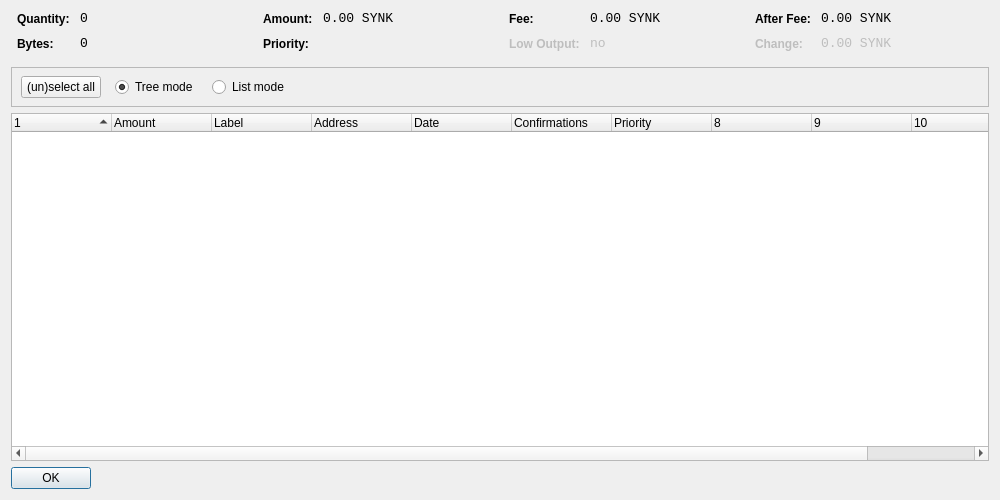
<?xml version="1.0" encoding="UTF-8"?>
<ui version="4.0">
 <class>CoinControlDialog</class>
 <widget class="QDialog" name="CoinControlDialog">
  <property name="geometry">
   <rect>
    <x>0</x>
    <y>0</y>
    <width>1000</width>
    <height>500</height>
   </rect>
  </property>
  <property name="windowTitle">
   <string>Coin Control</string>
  </property>
  <layout class="QVBoxLayout" name="verticalLayout">
   <item>
    <layout class="QHBoxLayout" name="horizontalLayoutTop" stretch="0,0,0,0">
     <property name="topMargin">
      <number>0</number>
     </property>
     <property name="bottomMargin">
      <number>10</number>
     </property>
     <item>
      <layout class="QFormLayout" name="formLayoutCoinControl1">
       <property name="horizontalSpacing">
        <number>10</number>
       </property>
       <property name="verticalSpacing">
        <number>10</number>
       </property>
       <property name="leftMargin">
        <number>6</number>
       </property>
       <property name="rightMargin">
        <number>6</number>
       </property>
       <item row="0" column="0">
        <widget class="QLabel" name="labelCoinControlQuantityText">
         <property name="styleSheet">
          <string notr="true">font-weight:bold;</string>
         </property>
         <property name="text">
          <string>Quantity:</string>
         </property>
        </widget>
       </item>
       <item row="0" column="1">
        <widget class="QLabel" name="labelCoinControlQuantity">
         <property name="font">
          <font>
           <family>Monospace</family>
           <pointsize>10</pointsize>
          </font>
         </property>
         <property name="cursor">
          <cursorShape>IBeamCursor</cursorShape>
         </property>
         <property name="contextMenuPolicy">
          <enum>Qt::ActionsContextMenu</enum>
         </property>
         <property name="text">
          <string notr="true">0</string>
         </property>
         <property name="textInteractionFlags">
          <set>Qt::LinksAccessibleByMouse|Qt::TextSelectableByKeyboard|Qt::TextSelectableByMouse</set>
         </property>
        </widget>
       </item>
       <item row="1" column="0">
        <widget class="QLabel" name="labelCoinControlBytesText">
         <property name="styleSheet">
          <string notr="true">font-weight:bold;</string>
         </property>
         <property name="text">
          <string>Bytes:</string>
         </property>
        </widget>
       </item>
       <item row="1" column="1">
        <widget class="QLabel" name="labelCoinControlBytes">
         <property name="font">
          <font>
           <family>Monospace</family>
           <pointsize>10</pointsize>
          </font>
         </property>
         <property name="cursor">
          <cursorShape>IBeamCursor</cursorShape>
         </property>
         <property name="contextMenuPolicy">
          <enum>Qt::ActionsContextMenu</enum>
         </property>
         <property name="text">
          <string notr="true">0</string>
         </property>
         <property name="textInteractionFlags">
          <set>Qt::LinksAccessibleByMouse|Qt::TextSelectableByKeyboard|Qt::TextSelectableByMouse</set>
         </property>
        </widget>
       </item>
      </layout>
     </item>
     <item>
      <layout class="QFormLayout" name="formLayoutCoinControl2">
       <property name="horizontalSpacing">
        <number>10</number>
       </property>
       <property name="verticalSpacing">
        <number>10</number>
       </property>
       <property name="leftMargin">
        <number>6</number>
       </property>
       <property name="rightMargin">
        <number>6</number>
       </property>
       <item row="0" column="0">
        <widget class="QLabel" name="labelCoinControlAmountText">
         <property name="styleSheet">
          <string notr="true">font-weight:bold;</string>
         </property>
         <property name="text">
          <string>Amount:</string>
         </property>
        </widget>
       </item>
       <item row="0" column="1">
        <widget class="QLabel" name="labelCoinControlAmount">
         <property name="font">
          <font>
           <family>Monospace</family>
           <pointsize>10</pointsize>
          </font>
         </property>
         <property name="cursor">
          <cursorShape>IBeamCursor</cursorShape>
         </property>
         <property name="contextMenuPolicy">
          <enum>Qt::ActionsContextMenu</enum>
         </property>
         <property name="text">
          <string notr="true">0.00 SYNK</string>
         </property>
         <property name="textInteractionFlags">
          <set>Qt::LinksAccessibleByMouse|Qt::TextSelectableByKeyboard|Qt::TextSelectableByMouse</set>
         </property>
        </widget>
       </item>
       <item row="1" column="0">
        <widget class="QLabel" name="labelCoinControlPriorityText">
         <property name="styleSheet">
          <string notr="true">font-weight:bold;</string>
         </property>
         <property name="text">
          <string>Priority:</string>
         </property>
        </widget>
       </item>
       <item row="1" column="1">
        <widget class="QLabel" name="labelCoinControlPriority">
         <property name="font">
          <font>
           <family>Monospace</family>
           <pointsize>10</pointsize>
          </font>
         </property>
         <property name="cursor">
          <cursorShape>IBeamCursor</cursorShape>
         </property>
         <property name="contextMenuPolicy">
          <enum>Qt::ActionsContextMenu</enum>
         </property>
         <property name="text">
          <string/>
         </property>
         <property name="textInteractionFlags">
          <set>Qt::LinksAccessibleByMouse|Qt::TextSelectableByKeyboard|Qt::TextSelectableByMouse</set>
         </property>
        </widget>
       </item>
      </layout>
     </item>
     <item>
      <layout class="QFormLayout" name="formLayoutCoinControl3">
       <property name="horizontalSpacing">
        <number>10</number>
       </property>
       <property name="verticalSpacing">
        <number>10</number>
       </property>
       <property name="leftMargin">
        <number>6</number>
       </property>
       <property name="rightMargin">
        <number>6</number>
       </property>
       <item row="0" column="0">
        <widget class="QLabel" name="labelCoinControlFeeText">
         <property name="styleSheet">
          <string notr="true">font-weight:bold;</string>
         </property>
         <property name="text">
          <string>Fee:</string>
         </property>
        </widget>
       </item>
       <item row="0" column="1">
        <widget class="QLabel" name="labelCoinControlFee">
         <property name="font">
          <font>
           <family>Monospace</family>
           <pointsize>10</pointsize>
          </font>
         </property>
         <property name="cursor">
          <cursorShape>IBeamCursor</cursorShape>
         </property>
         <property name="contextMenuPolicy">
          <enum>Qt::ActionsContextMenu</enum>
         </property>
         <property name="text">
          <string notr="true">0.00 SYNK</string>
         </property>
         <property name="textInteractionFlags">
          <set>Qt::LinksAccessibleByMouse|Qt::TextSelectableByKeyboard|Qt::TextSelectableByMouse</set>
         </property>
        </widget>
       </item>
       <item row="1" column="0">
        <widget class="QLabel" name="labelCoinControlLowOutputText">
         <property name="enabled">
          <bool>false</bool>
         </property>
         <property name="styleSheet">
          <string notr="true">font-weight:bold;</string>
         </property>
         <property name="text">
          <string>Low Output:</string>
         </property>
        </widget>
       </item>
       <item row="1" column="1">
        <widget class="QLabel" name="labelCoinControlLowOutput">
         <property name="enabled">
          <bool>false</bool>
         </property>
         <property name="font">
          <font>
           <family>Monospace</family>
           <pointsize>10</pointsize>
          </font>
         </property>
         <property name="cursor">
          <cursorShape>IBeamCursor</cursorShape>
         </property>
         <property name="contextMenuPolicy">
          <enum>Qt::ActionsContextMenu</enum>
         </property>
         <property name="text">
          <string notr="true">no</string>
         </property>
         <property name="textInteractionFlags">
          <set>Qt::LinksAccessibleByMouse|Qt::TextSelectableByKeyboard|Qt::TextSelectableByMouse</set>
         </property>
        </widget>
       </item>
      </layout>
     </item>
     <item>
      <layout class="QFormLayout" name="formLayoutCoinControl4">
       <property name="horizontalSpacing">
        <number>10</number>
       </property>
       <property name="verticalSpacing">
        <number>10</number>
       </property>
       <property name="leftMargin">
        <number>6</number>
       </property>
       <property name="rightMargin">
        <number>6</number>
       </property>
       <item row="0" column="0">
        <widget class="QLabel" name="labelCoinControlAfterFeeText">
         <property name="styleSheet">
          <string notr="true">font-weight:bold;</string>
         </property>
         <property name="text">
          <string>After Fee:</string>
         </property>
        </widget>
       </item>
       <item row="0" column="1">
        <widget class="QLabel" name="labelCoinControlAfterFee">
         <property name="font">
          <font>
           <family>Monospace</family>
           <pointsize>10</pointsize>
          </font>
         </property>
         <property name="cursor">
          <cursorShape>IBeamCursor</cursorShape>
         </property>
         <property name="contextMenuPolicy">
          <enum>Qt::ActionsContextMenu</enum>
         </property>
         <property name="text">
          <string notr="true">0.00 SYNK</string>
         </property>
         <property name="textInteractionFlags">
          <set>Qt::LinksAccessibleByMouse|Qt::TextSelectableByKeyboard|Qt::TextSelectableByMouse</set>
         </property>
        </widget>
       </item>
       <item row="1" column="0">
        <widget class="QLabel" name="labelCoinControlChangeText">
         <property name="enabled">
          <bool>false</bool>
         </property>
         <property name="styleSheet">
          <string notr="true">font-weight:bold;</string>
         </property>
         <property name="text">
          <string>Change:</string>
         </property>
        </widget>
       </item>
       <item row="1" column="1">
        <widget class="QLabel" name="labelCoinControlChange">
         <property name="enabled">
          <bool>false</bool>
         </property>
         <property name="font">
          <font>
           <family>Monospace</family>
           <pointsize>10</pointsize>
          </font>
         </property>
         <property name="cursor">
          <cursorShape>IBeamCursor</cursorShape>
         </property>
         <property name="contextMenuPolicy">
          <enum>Qt::ActionsContextMenu</enum>
         </property>
         <property name="text">
          <string notr="true">0.00 SYNK</string>
         </property>
         <property name="textInteractionFlags">
          <set>Qt::LinksAccessibleByMouse|Qt::TextSelectableByKeyboard|Qt::TextSelectableByMouse</set>
         </property>
        </widget>
       </item>
      </layout>
     </item>
    </layout>
   </item>
   <item>
    <widget class="QFrame" name="frame">
     <property name="minimumSize">
      <size>
       <width>0</width>
       <height>40</height>
      </size>
     </property>
     <property name="frameShape">
      <enum>QFrame::StyledPanel</enum>
     </property>
     <property name="frameShadow">
      <enum>QFrame::Sunken</enum>
     </property>
     <widget class="QWidget" name="horizontalLayoutWidget">
      <property name="geometry">
       <rect>
        <x>10</x>
        <y>0</y>
        <width>781</width>
        <height>41</height>
       </rect>
      </property>
      <layout class="QHBoxLayout" name="horizontalLayoutPanel" stretch="0,0,0,0,0">
       <property name="spacing">
        <number>14</number>
       </property>
       <item>
        <widget class="QPushButton" name="pushButtonSelectAll">
         <property name="sizePolicy">
          <sizepolicy hsizetype="Maximum" vsizetype="Fixed">
           <horstretch>0</horstretch>
           <verstretch>0</verstretch>
          </sizepolicy>
         </property>
         <property name="text">
          <string>(un)select all</string>
         </property>
        </widget>
       </item>
       <item>
        <widget class="QRadioButton" name="radioTreeMode">
         <property name="sizePolicy">
          <sizepolicy hsizetype="Maximum" vsizetype="Fixed">
           <horstretch>0</horstretch>
           <verstretch>0</verstretch>
          </sizepolicy>
         </property>
         <property name="text">
          <string>Tree mode</string>
         </property>
         <property name="checked">
          <bool>true</bool>
         </property>
        </widget>
       </item>
       <item>
        <widget class="QRadioButton" name="radioListMode">
         <property name="sizePolicy">
          <sizepolicy hsizetype="Maximum" vsizetype="Fixed">
           <horstretch>0</horstretch>
           <verstretch>0</verstretch>
          </sizepolicy>
         </property>
         <property name="text">
          <string>List mode</string>
         </property>
        </widget>
       </item>
       <item>
        <spacer name="horizontalSpacer">
         <property name="orientation">
          <enum>Qt::Horizontal</enum>
         </property>
         <property name="sizeHint" stdset="0">
          <size>
           <width>40</width>
           <height>20</height>
          </size>
         </property>
        </spacer>
       </item>
      </layout>
     </widget>
    </widget>
   </item>
   <item>
    <widget class="CoinControlTreeWidget" name="treeWidget">
     <property name="contextMenuPolicy">
      <enum>Qt::CustomContextMenu</enum>
     </property>
     <property name="sortingEnabled">
      <bool>false</bool>
     </property>
     <property name="columnCount">
      <number>11</number>
     </property>
     <attribute name="headerShowSortIndicator" stdset="0">
      <bool>true</bool>
     </attribute>
     <attribute name="headerStretchLastSection">
      <bool>false</bool>
     </attribute>
     <column>
      <property name="text">
       <string/>
      </property>
     </column>
     <column>
      <property name="text">
       <string>Amount</string>
      </property>
     </column>
     <column>
      <property name="text">
       <string>Label</string>
      </property>
     </column>
     <column>
      <property name="text">
       <string>Address</string>
      </property>
     </column>
     <column>
      <property name="text">
       <string>Date</string>
      </property>
     </column>
     <column>
      <property name="text">
       <string>Confirmations</string>
      </property>
      <property name="toolTip">
       <string>Confirmed</string>
      </property>
     </column>
     <column>
      <property name="text">
       <string>Priority</string>
      </property>
     </column>
     <column>
      <property name="text">
       <string/>
      </property>
     </column>
     <column>
      <property name="text">
       <string/>
      </property>
     </column>
     <column>
      <property name="text">
       <string/>
      </property>
     </column>
     <column>
      <property name="text">
       <string/>
      </property>
     </column>
    </widget>
   </item>
   <item>
    <widget class="QDialogButtonBox" name="buttonBox">
     <property name="sizePolicy">
      <sizepolicy hsizetype="Maximum" vsizetype="Fixed">
       <horstretch>0</horstretch>
       <verstretch>0</verstretch>
      </sizepolicy>
     </property>
     <property name="orientation">
      <enum>Qt::Horizontal</enum>
     </property>
     <property name="standardButtons">
      <set>QDialogButtonBox::Ok</set>
     </property>
    </widget>
   </item>
  </layout>
 </widget>
 <customwidgets>
  <customwidget>
   <class>CoinControlTreeWidget</class>
   <extends>QTreeWidget</extends>
   <header>coincontroltreewidget.h</header>
  </customwidget>
 </customwidgets>
 <resources/>
 <connections/>
</ui>
